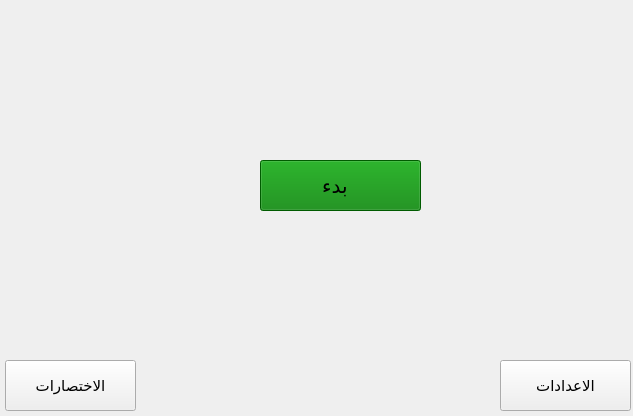
<?xml version="1.0" encoding="UTF-8"?>
<ui version="4.0">
 <class>Form</class>
 <widget class="QWidget" name="Form">
  <property name="geometry">
   <rect>
    <x>0</x>
    <y>0</y>
    <width>633</width>
    <height>416</height>
   </rect>
  </property>
  <property name="windowTitle">
   <string>Form</string>
  </property>
  <widget class="QLabel" name="label">
   <property name="geometry">
    <rect>
     <x>-120</x>
     <y>-20</y>
     <width>441</width>
     <height>231</height>
    </rect>
   </property>
   <property name="text">
    <string/>
   </property>
   <property name="pixmap">
    <pixmap>assests/MyLogo.png</pixmap>
   </property>
   <property name="scaledContents">
    <bool>true</bool>
   </property>
  </widget>
  <widget class="QPushButton" name="playButton">
   <property name="geometry">
    <rect>
     <x>260</x>
     <y>160</y>
     <width>161</width>
     <height>51</height>
    </rect>
   </property>
   <property name="styleSheet">
    <string notr="true">QPushButton {
font-size:20px;
text-align:center;
qproperty-icon:url(&quot;assests/playButton.png&quot;);
qproperty-iconSize: 40px;
background-color:green;

}



</string>
   </property>
   <property name="text">
    <string>بدء  </string>
   </property>
  </widget>
  <widget class="QPushButton" name="shortCuts">
   <property name="geometry">
    <rect>
     <x>5</x>
     <y>360</y>
     <width>131</width>
     <height>51</height>
    </rect>
   </property>
   <property name="styleSheet">
    <string notr="true">QPushButton {
font-size:15px;
text-align:center;



}



</string>
   </property>
   <property name="text">
    <string>الاختصارات</string>
   </property>
  </widget>
  <widget class="QPushButton" name="settingsbtn">
   <property name="geometry">
    <rect>
     <x>500</x>
     <y>360</y>
     <width>131</width>
     <height>51</height>
    </rect>
   </property>
   <property name="styleSheet">
    <string notr="true">QPushButton {
font-size:15px;
text-align:center;



}



</string>
   </property>
   <property name="text">
    <string>الاعدادات</string>
   </property>
  </widget>
 </widget>
 <resources/>
 <connections/>
</ui>
